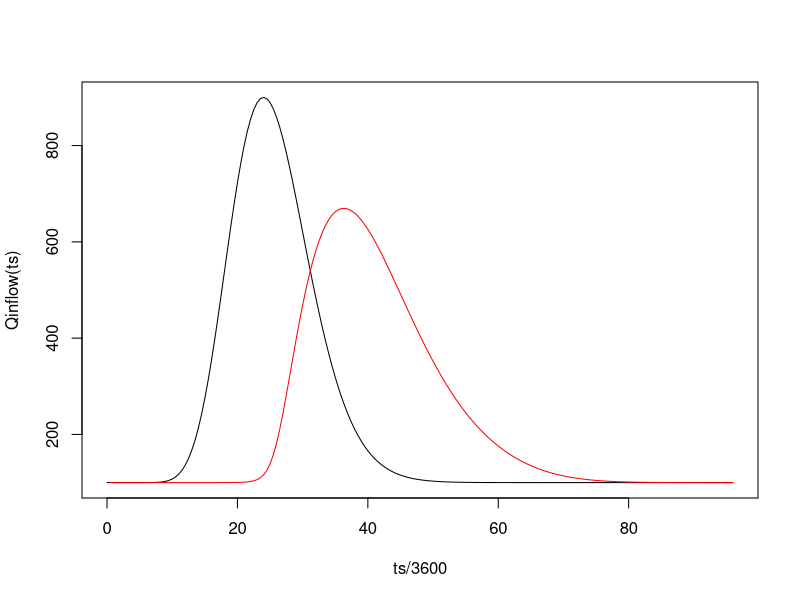

This figure's R source:
rm(list=ls())
library(R6)

chn <- R6Class(
    "channel",
    public = list(
        S0 = NA,
        B0 = NA,
        ca = NA, ## cot a
        sa = NA, ## sin angle
        Cs = NA,
        Ds = NA,
        Dx = NA,
        n = NA,
        initialize = function(S0,B0,grd,Dx,n){
            self$S0 <- S0
            self$B0 <- B0
            self$ca <- 1/grd
            self$sa <- sin(atan(grd))
            self$Dx <- Dx
            self$n <- n
        },
        update = function(Q){
            ## solve for depth
            Qy <- function(y){ (sqrt(self$S0)/n) * (Ay(y)^(5/3)) / (Py(y)^(2/3)) }
            Ay <- function(y){ (self$B0 + y*self$ca)*y }
            By <- function(y){ self$B0 + 2*y*self$ca }
            Py <- function(y){ self$B0 + 2*(y/self$sa) }
            Qy <- function(y){ (sqrt(self$S0)/self$n) * (Ay(y)^(5/3)) / (Py(y)^(2/3)) }
            cy <- function(y){ (5/3)* (sqrt(self$S0)/self$n) * (Ay(y)^(2/3)) / (Py(y)^(2/3)) *
                                   ( 1 - ( (4*Ay(y))/(5*By(y)*Py(y)*self$sa) ) )
            }
            vy <- function(y){ (sqrt(self$S0)/n) * (Ay(y)/Py(y))^(2/3) }
            betay <- function(y){ (5/3)*( 1 - ( (4*Ay(y))/(5*By(y)*Py(y)*self$sa) ) ) }
            fy <- function(y,q){q - Qy(y)}
            y <- uniroot(fy,c(0,100),q=Q)$root
            beta <- betay(y)
            cel <- cy(y)
            self$Cs <- cel/(beta*self$Dx) ## removed Dt compared to paper
            self$Ds <- Q/(beta*By(y)*self$S0*cel*Dx)
        }
    )
)

hru <- R6::R6Class(
               "hru",
               public = list(
                   ## states
                   q_sf_in = NA,
                   q_sf = NA,
                   s_sf = NA,
                   Cs_sf = NA,
                   Ds_sf = NA,
                   chn = NA,
                   e_sf = NA,
                   ## initialisation
                   initialize = function(qin,chn){
                       self$q_sf <- qin
                       self$q_sf_in <- qin
                       self$chn <- chn
                       self$chn$update( qin )
                       self$Cs_sf <- chn$Cs
                       self$Ds_sf <- chn$Ds
                       self$s_sf <- (1/(2*self$Cs_sf))*( (1-self$Ds_sf)*self$q_sf_in + (1+self$Ds_sf)*self$q_sf )
                   },
                   ## evolve
                   evolve = function(q_in,Dt){
                       q_sf_hat <- self$q_sf + (q_in - self$q_sf_in)
                       for(it in 1:10){
                           Qref <- (q_sf_hat + q_in)/2
                           self$chn$update(Qref)
                           Cs <- self$chn$Cs
                           Ds <- self$chn$Ds
                           K <- c(
                               -1+(Dt*Cs)+Ds ,
                               (1+(Dt*self$Cs_sf)-self$Ds_sf)*(Cs/self$Cs_sf),
                               (1-(Dt*self$Cs_sf)+self$Ds_sf)*(Cs/self$Cs_sf)
                           ) / (1 + (Dt*Cs) + Ds)
                           q_sf_hat <- K[1]*q_in + K[2]*self$q_sf_in + K[3]*self$q_sf
                       }
                       stmp <- (1/(2*Cs))*( (1-Ds)*q_in + (1+Ds)*q_sf_hat )
                       self$e_sf <- self$s_sf + (Dt/2)*(self$q_sf_in + q_in) - (Dt/2)*(self$q_sf + q_sf_hat) - stmp
                       self$q_sf <- q_sf_hat
                       self$q_sf_in <- q_in
                       self$s_sf <- stmp
                       self$Cs_sf <- Cs
                       self$Ds_sf <- Ds
                   }
               )
           )


## ##############################################################################
sim_time <- 96*60*60
sim_length <- 100*1000
## function to generate forcing
Qinflow <- function(tt){
    Qbase <- 100
    Qpeak <- 900
    beta <- 16
    Tp <- 24*60*60
    Qbase + (Qpeak-Qbase)*( (tt/Tp)*exp(1-(tt/Tp)) )^beta
}

## model steps
Dt <- 1800
Dx <- 2000

## generate time steps
ts <- seq(0,sim_time,by=Dt)
nx <- ceiling(sim_length / Dx)

## initial outflow storage
Qrec <- rep(NA,length(ts)) ## outflow at end of simulation reach

## make HRUs
hrus <- list()
tt <- 1
q0 <- Qinflow(ts[tt])
for(ii in 1:nx){
    hrus[[ii]] <- hru$new(q0, chn$new(0.00025,50,Inf,Dx,0.035))
}

## simulate
for(tt in 2:length(ts)){
    qq <- Qinflow(ts[tt])
    ##if(tt==3){browser()}
    for(ii in 1:nx){
        hrus[[ii]]$evolve(qq,Dt)
         if( hrus[[ii]]$s_sf <= 0 ){
            print(paste(c(tt,ii,hrus[[ii]]$s_sf)))
        }
        if( hrus[[ii]]$e_sf > 1e-3 ){
            print(paste(c(tt,ii,hrus[[ii]]$e_sf)))
        }
        qq <- hrus[[ii]]$q_sf
    }
    Qrec[tt] <- qq
}

plot(ts/3600,Qinflow(ts),type="l")
lines(ts/3600,Qrec,col="red")
#lines(ts/3600,Qrec,col="orange")
